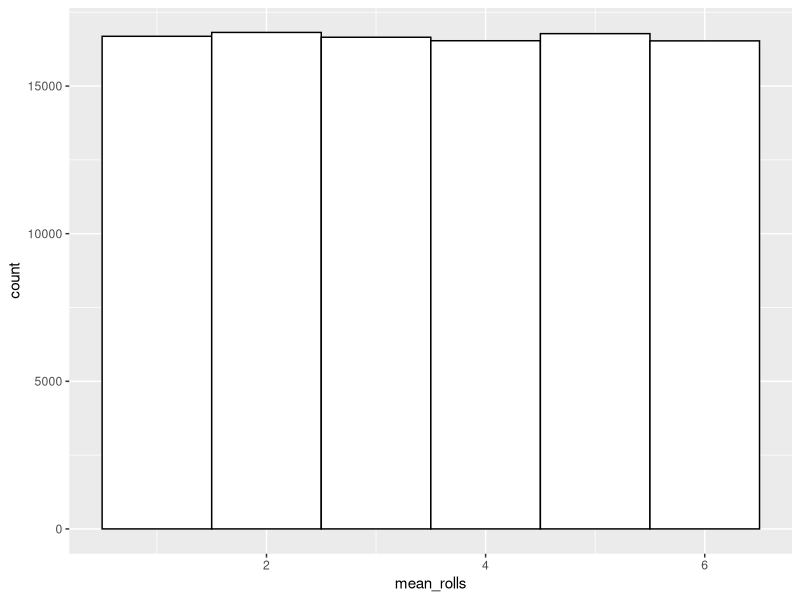
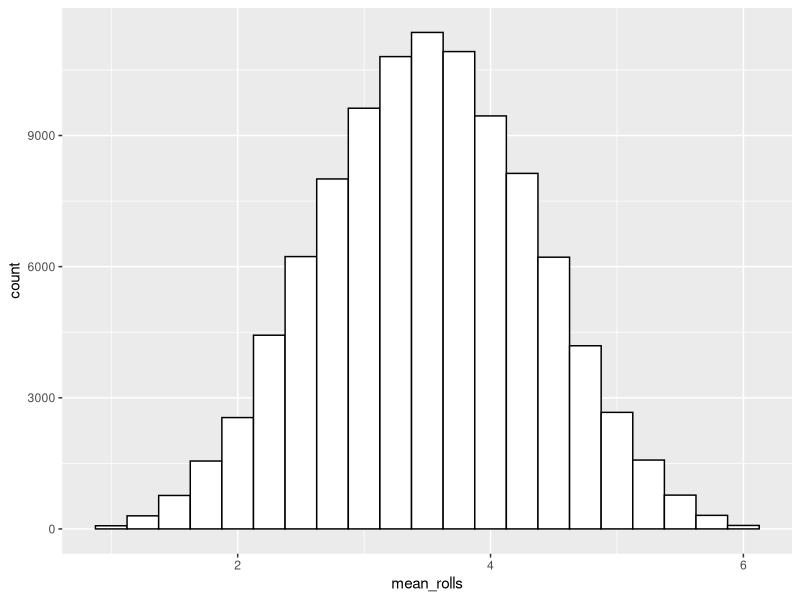

The R source for these figures, in order: (Note: this script raises an error after producing the figures.)
## ---- chunk 1
knitr::opts_chunk$set(echo = TRUE, eval = TRUE, cache = FALSE, error = TRUE, message = FALSE, warning = TRUE, tidy = FALSE)
## ---- chunk 2
knitr::include_graphics("https://www.illusionsindex.org/images/illusions/ponzo/ponzolarge.jpg")
## ---- chunk 3
set.seed(123)
theta <- 0.5 # fair coin so P(Heads) = 0.5
N <- 10 # number of flips

flips <- rbinom(n = N, size = 1, prob = theta)
print(flips)
print(mean(flips))
## ---- chunk 4


## ---- chunk 5
library(tidyverse)
# set parameters of imaginary dice rolling experiment
n_rolls <- 100000
n_dice <- 1

# sample 100,000 dice rolls (single die)
mean_rolls <- replicate(n_rolls, mean(sample(1:6, size = n_dice, replace = TRUE)))

# plot histogram of sample means
# sample mean of 1 die is simply the value of a single roll
dice_rolls <- data.frame(mean_rolls)
ggplot(dice_rolls,aes(x=mean_rolls)) + 
  geom_histogram(binwidth = 1,fill="white",color="black")


## ---- chunk 6
# set parameters of imaginary experiment
n_rolls <- 100000
n_dice <- 4

# sample 100,000 dice rolls (four dice)
mean_rolls <- replicate(n_rolls, mean(sample(1:6, size = n_dice, replace = TRUE)))

# plot histogram of sample means
dice_rolls <- data.frame(mean_rolls)
ggplot(dice_rolls,aes(x=mean_rolls)) + 
  geom_histogram(binwidth = 0.25,fill="white",color="black")


## ---- chunk 7

## ---- chunk 8
library(readxl)
# read_xlsx depends on where you have placed and how you have named your file
df_stroop <- read_xlsx("data/stroop.xlsx") 
df_stroop_long <- pivot_longer(df_stroop,cols = c(Congruent,Incongruent),names_to = "Condition",values_to = "RT")
## ---- chunk 9

## ---- chunk 10

## ---- chunk 11
df_summary <- df_stroop_long %>%
  group_by(...) %>%
  summarise(n = ...,
            meanRT = ...,
            sdRT = ...) %>%
  mutate(se = ...)

ggplot(df_summary , aes(x=... ,y= ...)) +
  geom_col() +
  geom_errorbar(aes(ymin = ... , ymax = ... ))
  
